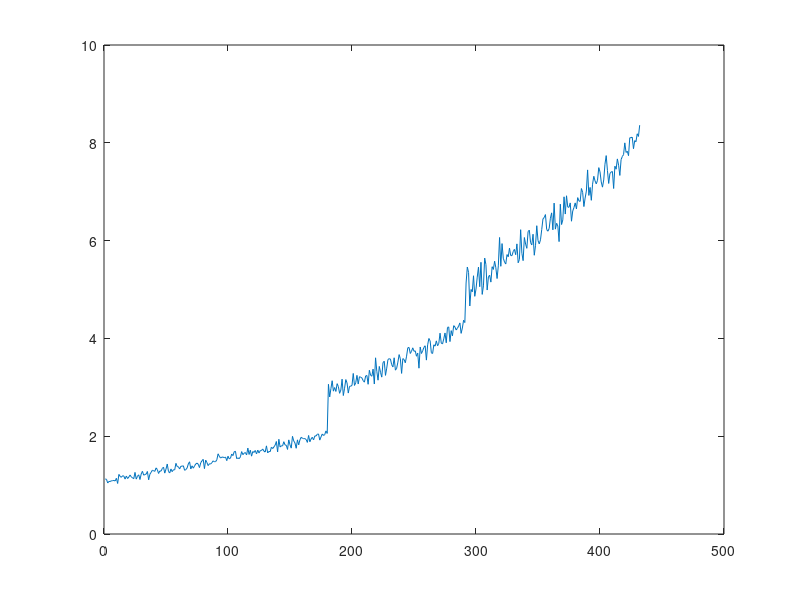

Reproduce this figure in MATLAB.
% Created on Mon March 04 13:14:27 2022
% @author: Seetaram Maurya

% This code is written to generate challenging degradation data; In the similar way, the code 
%can be modified/used to generated more number of data samples 

clear all;
close all;
clc;

%discrete points in time
t = 0 : 0.5 : 400;

% parameters initialization.
alpha1 =1.1;
alpha2=1.5;
alpha3=1.7;
beta = 0.007;

% define model to generate data
S1 = alpha1*exp(t(1,1:180) * beta);
S1=awgn(S1,30,'measured'); 
S2 = alpha2*exp(t(1,190:300) * beta);
S2= awgn(S2,30,'measured'); 
S3 = alpha3*exp(t(1,310:450) * beta);
S3= awgn(S3,30,'measured'); 

% concatenation 
S=[S1,S2,S3];

% visualize generated data
plot(S)
